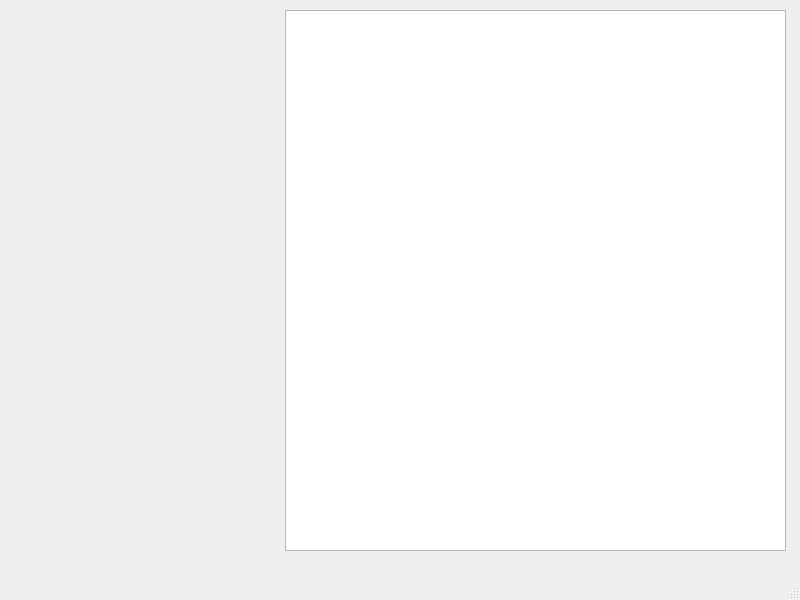
<?xml version="1.0" encoding="UTF-8"?>
<ui version="4.0">
 <class>MainWindow</class>
 <widget class="QMainWindow" name="MainWindow">
  <property name="geometry">
   <rect>
    <x>0</x>
    <y>0</y>
    <width>800</width>
    <height>600</height>
   </rect>
  </property>
  <property name="windowTitle">
   <string>MainWindow</string>
  </property>
  <widget class="QWidget" name="centralwidget">
   <widget class="PlotWidget" name="plotWidget">
    <property name="geometry">
     <rect>
      <x>285</x>
      <y>10</y>
      <width>501</width>
      <height>541</height>
     </rect>
    </property>
   </widget>
  </widget>
  <widget class="QMenuBar" name="menubar">
   <property name="geometry">
    <rect>
     <x>0</x>
     <y>0</y>
     <width>800</width>
     <height>22</height>
    </rect>
   </property>
  </widget>
  <widget class="QStatusBar" name="statusbar"/>
 </widget>
 <customwidgets>
  <customwidget>
   <class>PlotWidget</class>
   <extends>QGraphicsView</extends>
   <header>pyqtgraph.h</header>
  </customwidget>
 </customwidgets>
 <resources/>
 <connections/>
</ui>
